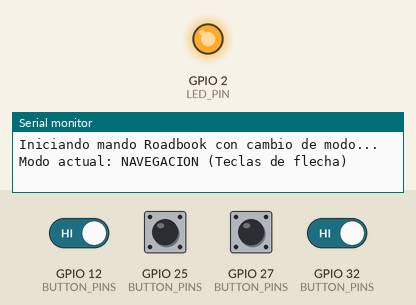
A sketch run on a simulated ESP32. Parts: output pins drawn as LEDs (lit = HIGH), the last lines printed to the serial monitor. Dashed ring = blinking. The inputs (shaded band) are chosen by the test bench; at power-on: GPIO 12 (BUTTON_PINS), GPIO 25 (BUTTON_PINS), GPIO 27 (BUTTON_PINS), GPIO 32 (BUTTON_PINS) HIGH. EEPROM starts erased; USB keyboard and mouse output is not drawn.

Above: at 1.2 s.
1.3 s: GPIO 12 (BUTTON_PINS) driven LOW and GPIO 32 (BUTTON_PINS) driven LOW
At 3.52 s:
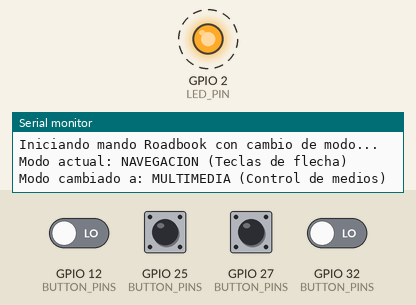
At 4.1 s:
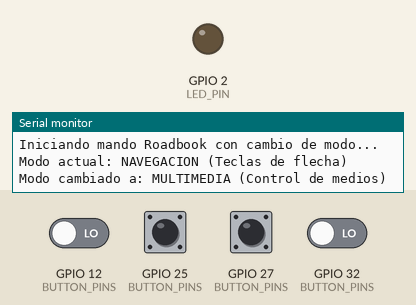
Timing chart, 0 to 5.6 s (numbered marks = the images above; inputs shaded):
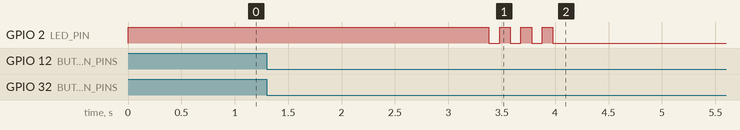

The sketch:

controller.ino
```cpp
// --- Creado por Carles Sallés ---

#include <Bounce2.h>
#include <BleKeyboard.h>
#include <Preferences.h>

// Define el nombre del dispositivo Bluetooth
BleKeyboard bleKeyboard("Roadbook mando");
Preferences preferences;

// --- Pines GPIO para los botones ---
const int Flecha_Arriba = 27;
const int Flecha_Abajo = 25;
const int Flecha_Dcha = 32;
const int Flecha_Izda = 12;
const int LED_PIN = 2; // Pin del LED integrado en el ESP32 D1 Mini

// --- Tiempos de espera para las pulsaciones ---
const int pulsacion = 300; // Delay para pulsación normal
const int pulsacion_rapida = 50; // Delay para repetición rápida en modo Navegación
const unsigned long longPressDuration = 1000; // 1 segundo para activar la repetición rápida

#define NUM_BUTTONS 4
const uint8_t BUTTON_PINS[NUM_BUTTONS] = {Flecha_Arriba, Flecha_Abajo, Flecha_Dcha, Flecha_Izda};

#define ID_ARRIBA 0
#define ID_ABAJO 1
#define ID_DCHA 2
#define ID_IZDA 3

// Se crean los objetos Bounce para el antirrebote de los botones
Bounce buttons[NUM_BUTTONS];

// --- Lógica para el cambio de modo ---
int currentMode = 0; // 0: Navegación, 1: Multimedia

// --- Variables para la pulsación larga de los botones de flecha ---
unsigned long longPressStartDcha = 0;
unsigned long longPressStartIzda = 0;

// Variables para detectar la pulsación larga de la combinación de botones
unsigned long comboStartTime = 0;
const unsigned long comboHoldDuration = 2000; // 2 segundos en milisegundos

// Función para actualizar el estado del LED según el modo
void updateLED() {
  if (currentMode == 0) {
    digitalWrite(LED_PIN, HIGH); // ON para Navegación
  } else {
    digitalWrite(LED_PIN, LOW);  // OFF para Multimedia
  }
}

// Función para dar feedback visual al cambiar de modo
void blinkFeedback() {
  for(int i = 0; i < 3; i++) {
    digitalWrite(LED_PIN, !digitalRead(LED_PIN));
    delay(100);
    digitalWrite(LED_PIN, !digitalRead(LED_PIN));
    delay(100);
  }
}

void setup() {
  Serial.begin(115200);
  Serial.println("Iniciando mando Roadbook con cambio de modo...");

  // Configura el pin del LED
  pinMode(LED_PIN, OUTPUT);

  preferences.begin("roadbook", false);
  currentMode = preferences.getInt("mode", 0);

  // Aplicar el estado inicial del LED
  updateLED();

  // Inicializa el teclado Bluetooth
  bleKeyboard.begin();

  // Configura los botones con Bounce2 para el antirrebote (debounce)
  for (int i = 0; i < NUM_BUTTONS; i++) {
    buttons[i].attach(BUTTON_PINS[i], INPUT_PULLUP);
    buttons[i].interval(30);
  }

  Serial.println("Modo actual: NAVEGACION (Teclas de flecha)");
}

// Función para comprobar si se debe cambiar de modo
void checkModeSwitch() {
  bool dchaPressed = (buttons[ID_DCHA].read() == LOW);
  bool izdaPressed = (buttons[ID_IZDA].read() == LOW);

  if (dchaPressed && izdaPressed) {
    if (comboStartTime == 0) {
      comboStartTime = millis();
    }
    else if (millis() - comboStartTime >= comboHoldDuration) {
      currentMode = 1 - currentMode;

      preferences.putInt("mode", currentMode);

      if (currentMode == 0) {
        Serial.println("Modo cambiado a: NAVEGACION (Teclas de flecha)");
      } else {
        Serial.println("Modo cambiado a: MULTIMEDIA (Control de medios)");
      }

      // Feedback visual y actualización del LED
      blinkFeedback();
      updateLED();

      while (buttons[ID_DCHA].read() == LOW || buttons[ID_IZDA].read() == LOW) {
        for(int i=0; i<NUM_BUTTONS; i++) buttons[i].update();
        delay(10);
      }

      comboStartTime = 0;
    }
  }
  else {
    comboStartTime = 0;
  }
}

void loop() {
  // 1. Actualiza el estado de todos los botones
  for (int i = 0; i < NUM_BUTTONS; i++) {
    buttons[i].update();
  }

  // 2. Comprueba si el usuario quiere cambiar de modo
  checkModeSwitch();

  unsigned long currentMillis = millis();

  // 3. Gestiona las pulsaciones de cada botón según el modo actual

  // --- ARRIBA ---
  if (buttons[ID_ARRIBA].fell()) {
    if (currentMode == 0) {
      bleKeyboard.write(KEY_UP_ARROW);
    } else {
      bleKeyboard.write(KEY_MEDIA_PREVIOUS_TRACK);
    }
  }
  // --- ABAJO ---
  else if (buttons[ID_ABAJO].fell()) {
    if (currentMode == 0) {
      bleKeyboard.write(KEY_DOWN_ARROW);
    } else {
      bleKeyboard.write(KEY_MEDIA_NEXT_TRACK);
    }
  }
  // --- Lógica para Flecha Derecha ---
  else if (buttons[ID_DCHA].read() == LOW) {
    if (longPressStartDcha == 0) {
      longPressStartDcha = currentMillis;
      if (currentMode == 0) {
        bleKeyboard.write(KEY_RIGHT_ARROW);
      } else {
        bleKeyboard.write(KEY_MEDIA_VOLUME_UP);
      }
      delay(pulsacion);
    }
    else if (currentMode == 0 && (currentMillis - longPressStartDcha > longPressDuration)) {
      bleKeyboard.write(KEY_RIGHT_ARROW);
      delay(pulsacion_rapida);
    }
  }
  // --- Lógica para Flecha Izquierda ---
  else if (buttons[ID_IZDA].read() == LOW) {
    if (longPressStartIzda == 0) {
      longPressStartIzda = currentMillis;
      if (currentMode == 0) {
        bleKeyboard.write(KEY_LEFT_ARROW);
      } else {
        bleKeyboard.write(KEY_MEDIA_VOLUME_DOWN);
      }
      delay(pulsacion);
    }
    else if (currentMode == 0 && (currentMillis - longPressStartIzda > longPressDuration)) {
      bleKeyboard.write(KEY_LEFT_ARROW);
      delay(pulsacion_rapida);
    }
  }
  else {
    longPressStartDcha = 0;
    longPressStartIzda = 0;
  }
}
```

Measured:
- after the input at 1.3 s, GPIO 2 (LED_PIN): alternates HIGH for 0.10 s and LOW for 0.10 s, 7 changes in all, then stays LOW, starting after 2.1 s
